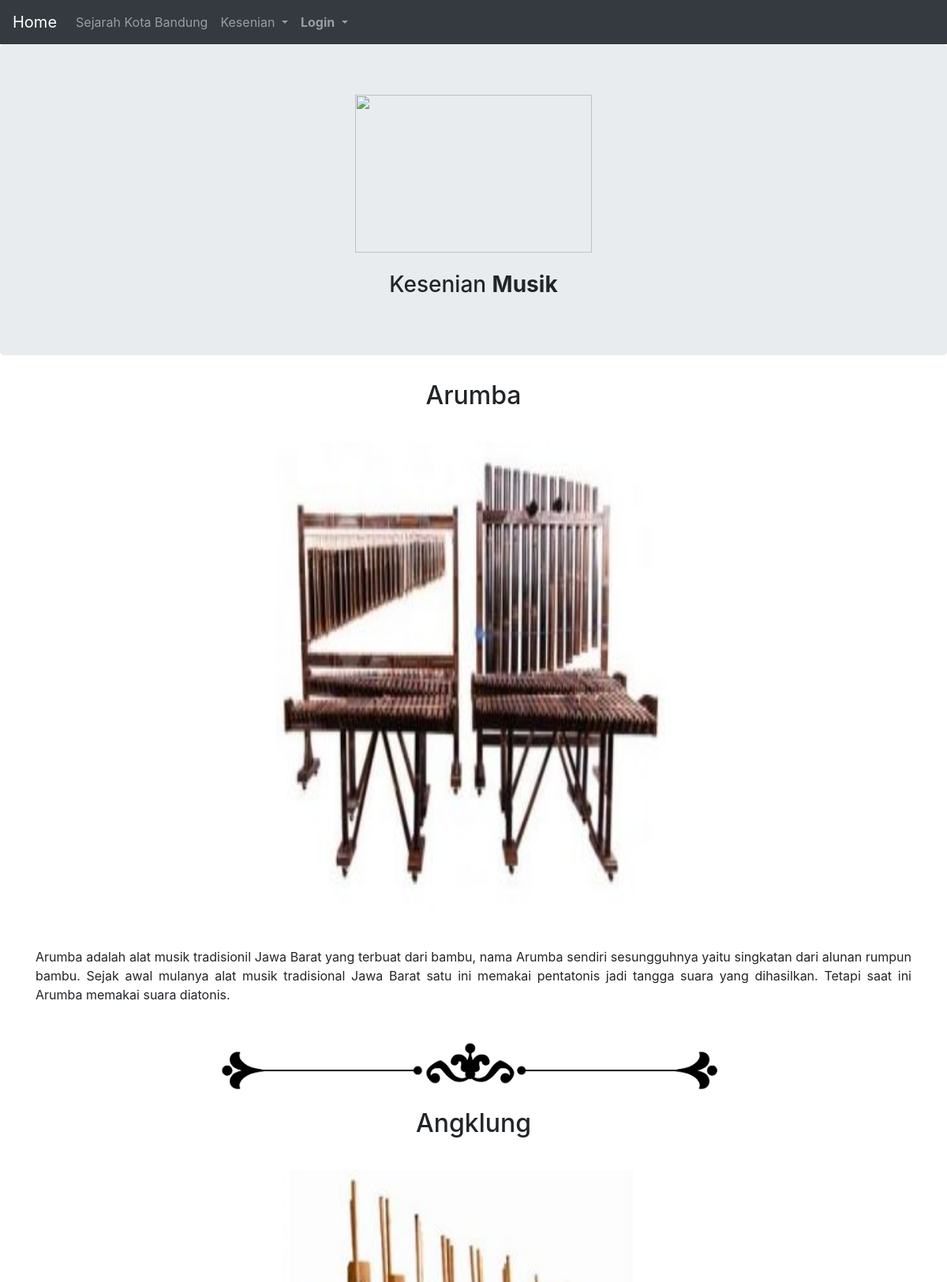
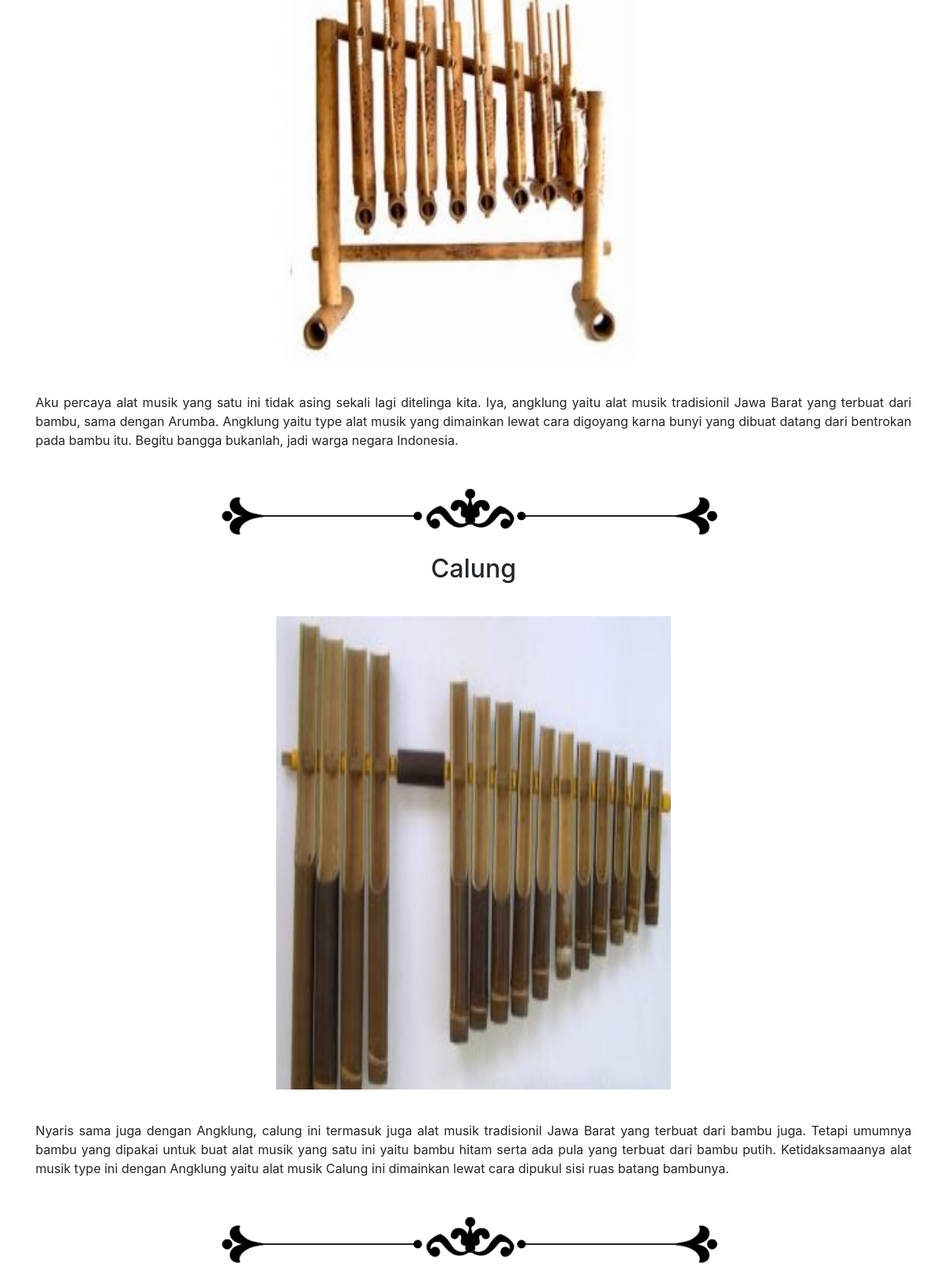
/kesenianmusic.php, run on the app's committed database (2 pictures, top to bottom).
### tables this page shows
CREATE TABLE `kesenianmusik` (
  `id` int(100) NOT NULL,
  `user` varchar(100) NOT NULL,
  `judul` varchar(100) NOT NULL,
  `gambar` varchar(200) NOT NULL,
  `isi` text NOT NULL
);

### kesenianmusic.php (the view, shortened to what this page needs)
<?php
	include_once 'konek.php';
	include_once 'navbar.php';
	$tampil = mysqli_query($dbcon,"SELECT * FROM kesenianmusik");
?>
<div class="jumbotron text-center">
	<img src = "http://goadventurelombok.com/wp-content/uploads/2016/09/NTB_Gendang-Beleq_zps7d14be2b.png" style="width:300px;height:200px;">
	 </br></br><h3>Kesenian <b>Musik</b></h3></div>
<body>
	<?php while ($data=mysqli_fetch_array($tampil)) { ?>
<form method="POST" action="">
<div class="container text-center">
	<p style="text-align:justify;"> <h2> <?php echo $data['judul'];?></h2> </p>
	<p> <?php echo "<img src='gambar/".$data['gambar']."' width='500px' height='600px'/>";?></p>
  </div>
  <div class="container">
	<p style="text-align:justify;" width="100%"> <?php echo $data['isi'] ?> </p>
  </div>
  <center>
	<img src = "line.png" style="height:100px;width:700px">
</center>
  </form>
<?php } ?>
</body>

### navbar.php (shortened to what this page needs)
<head>
<link rel="stylesheet" type="text/css" href="css/bootstrap.css">
</head>
<nav class="navbar navbar-expand-sm bg-dark navbar-dark">
  <a class="navbar-brand" href="home.php">Home</a>
 <ul class="navbar-nav">
 <a class="nav-link" href="sejarah.php">Sejarah Kota Bandung</a>
    <li class="nav-item dropdown">
      <a class="nav-link dropdown-toggle" href="#" id="navbardrop" data-toggle="dropdown">
        Kesenian
      </a>
    </li>
  <?php
  if (!isset($_SESSION['sess_user'])) { ?>
		 <li class="nav-item dropdown">
      <a class="nav-link dropdown-toggle" href="#" id="navbardrop" data-toggle="dropdown"><b>Login</b> <span class="caret"></span></a>
					</li>
		<?php }
			 ?>
</ul>
	</nav>

### data on the page
kesenianmusik: judul "Arumba", gambar (picture), isi "Arumba adalah alat musik tradisionil Jawa Barat yang terbuat dari bambu, nama Arumba sendiri sesungguhnya yaitu singkatan dari alunan rumpun bambu. Sejak awal mulanya alat musik tradisional Jawa Barat satu ini memakai pentatonis jadi tangga suara yang dihasilkan. Tetapi saat ini Arumba memakai suara diatonis."
kesenianmusik: judul "Angklung", gambar (picture), isi "Aku percaya alat musik yang satu ini tidak asing sekali lagi ditelinga kita. Iya, angklung yaitu alat musik tradisionil Jawa Barat yang terbuat dari bambu, sama dengan Arumba. Angklung yaitu type alat musik yang dimainkan lewat cara digoyang karna bunyi yang dibuat datang dari bentrokan pada bambu itu. Begitu bangga bukanlah, jadi warga negara Indonesia."
kesenianmusik: judul "Calung", gambar (picture), isi "Nyaris sama juga dengan Angklung, calung ini termasuk juga alat musik tradisionil Jawa Barat yang terbuat dari bambu juga. Tetapi umumnya bambu yang dipakai untuk buat alat musik yang satu ini yaitu bambu hitam serta ada pula yang terbuat dari bambu putih. Ketidaksamaanya alat musik type ini dengan Angklung yaitu alat musik Calung ini dimainkan lewat cara dipukul sisi ruas batang bambunya."
